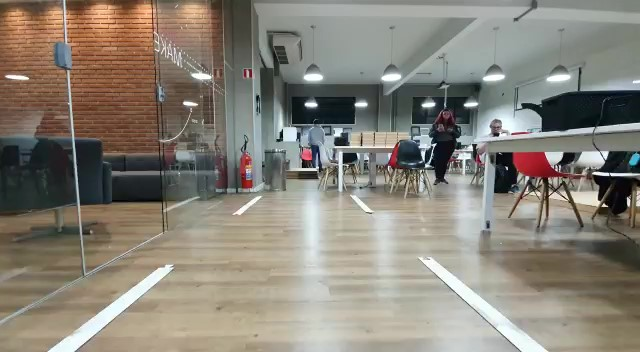
#> input picture utilidades/ajustment_image.jpg, 640 x 352 px, found by its file name
$ python finding_image.py
#> lines starting #> are read from the running program, lines starting #| are printed output that depends on the picture; after the words box and inside, x2 and y2 are one past the last pixel; in counts of white or black regions, pixels touching at a corner belong together
### utilidades/image.py
import cv2
import numpy as np


def canny(image):
    gray = cv2.cvtColor(image, cv2.COLOR_RGB2GRAY)
    blur = cv2.GaussianBlur(gray, (5, 5), 0)
    canny_img = cv2.Canny(blur, 50, 150)
    return canny_img


# [7 lines left out: function display, not called in this run]

### utilidades/coordinates.py
import cv2
import numpy as np

def region(view):
    height = view.shape[0]
    polygons = np.array([
        [(30, height), (650, height), (330, 150)]
    ])
    mask = np.zeros_like(view)
    cv2.fillPoly(mask, polygons, 255)
    masked = cv2.bitwise_and(view, mask)
    return masked


def average_slope_intercept(view, lines):
    left_fit = []
    right_fit = []
    if lines is not None:
        for line in lines:
            x1, y1, x2, y2 = line.reshape(4)
            parameters = np.polyfit((x1, x2), (y1, y2), 1)
            slope = parameters[0]
            intercept = parameters[1]
            if slope < 0:
                left_fit.append((slope, intercept))
            else:
                right_fit.append((slope, intercept))
    left_fit_average = np.average(left_fit, axis=0)
    right_fit_average = np.average(right_fit, axis=0)
    left_line = coordinates(view, left_fit_average)
    right_line = coordinates(view, right_fit_average)
    return np.array([left_line, right_line])


def coordinates(view, line_parameters):

    try:
        slope, intercept = line_parameters
    except TypeError:
        slope, intercept = 0.00001, 0.00001

    y1 = view.shape[0]
    y2 = int(y1 * (3 / 5))
    x1 = int((y1 - intercept) / slope)
    x2 = int((y2 - intercept) / slope)
    return np.array([x1, y1, x2, y2])

### finding_image.py
import cv2
import numpy as np
from utilidades import image
from utilidades import coordinates


landscape = cv2.imread("ajustment_image.jpg")
#> landscape is the input picture: shape (352, 640, 3); mean B, G, R 120, 130.6, 136.2
lane_image = np.copy(landscape)
canny_image = image.canny(lane_image)
#> in canny, `gray = cv2.cvtColor(image, cv2.COLOR_RGB2GRAY)`:
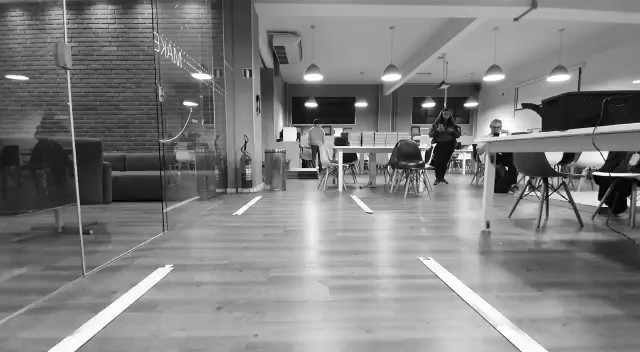
#> gray: shape (352, 640); min 0, max 255, mean 128.1
#> in canny, `canny_img = cv2.Canny(blur, 50, 150)`:
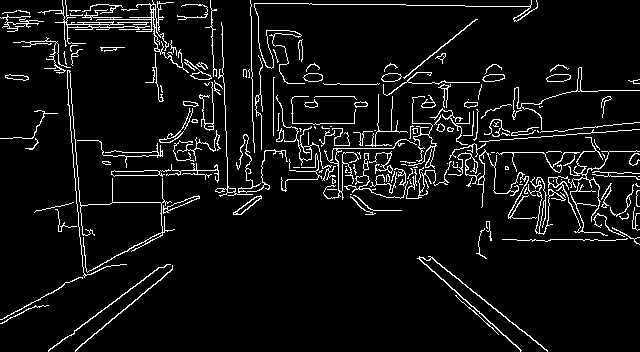
#> canny_img: shape (352, 640); 6.4% white in thin lines or dots
cropped = coordinates.region(canny_image)
#> in region, `cv2.fillPoly(mask, polygons, 255)`:
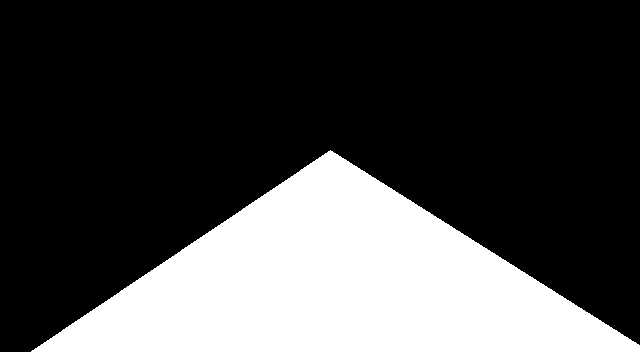
#> mask: shape (352, 640); 27.8% white; 1 white region, box (x1, y1, x2, y2) and area: (31, 150, 640, 352) 62643
#> in region, `masked = cv2.bitwise_and(view, mask)`:
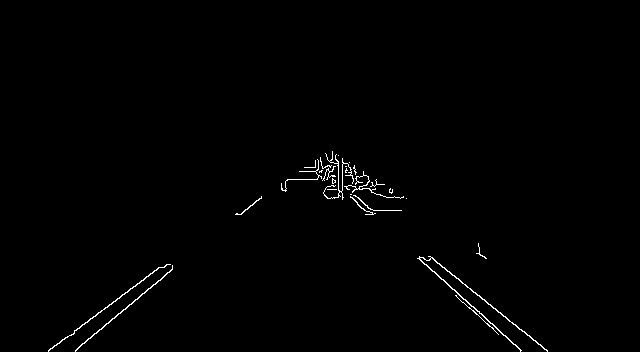
#> masked: shape (352, 640); 0.75% white in thin lines or dots, all inside (x1, y1, x2, y2) = (48, 151, 548, 352)
lines = cv2.HoughLinesP(cropped, 2, np.pi/180, 100, np.array([]), minLineLength=40, maxLineGap=10500)
#> lines = [[315, 166, 520, 350], [315, 163, 547, 351], [80, 345, 261, 198], [315, 165, 521, 350], [62, 339, 326, 154], [50, 348, 236, 213]]
average_lines = coordinates.average_slope_intercept(image, lines)
#> the loop in average_slope_intercept, `for line in lines:` made 6 passes
#> (x1, y1, x2, y2, slope, intercept) on passes 1 to 6: (315, 166, 520, 350, 0.898, -116.7), (315, 163, 547, 351, 0.81, -92.26), (80, 345, 261, 198, -0.812, 410), (315, 165, 521, 350, 0.898, -117.9), (62, 339, 326, 154, -0.701, 382.4), (50, 348, 236, 213, -0.726, 384.3)
#> after the loop in average_slope_intercept, `for line in lines:`: left_fit = [(-0.812, 410), (-0.701, 382.4), (-0.726, 384.3)]; right_fit = [(0.898, -116.7), (0.81, -92.26), (0.898, -117.9)]
#> in average_slope_intercept, `left_fit_average = np.average(left_fit, axis=0)`: left_fit_average = [-0.746, 392.2]
#> in average_slope_intercept, `right_fit_average = np.average(right_fit, axis=0)`: right_fit_average = [0.869, -109]
#> in coordinates, `slope, intercept = line_parameters`: slope = -0.746; intercept = 392.2
#> (the run stopped early here; a loop or call above may not have finished)
